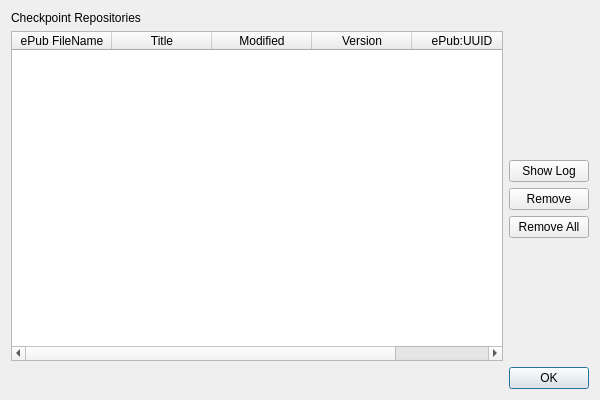
<?xml version="1.0" encoding="UTF-8"?>
<ui version="4.0">
 <class>ManageRepos</class>
 <widget class="QDialog" name="ManageRepos">
  <property name="geometry">
   <rect>
    <x>0</x>
    <y>0</y>
    <width>600</width>
    <height>400</height>
   </rect>
  </property>
  <property name="windowTitle">
   <string>Manage Checkpoint Repositories</string>
  </property>
  <layout class="QVBoxLayout" name="verticalLayout_2">
   <item>
    <layout class="QGridLayout" name="gridLayout_2" columnstretch="1,0">
     <item row="0" column="0">
      <widget class="QLabel" name="label">
       <property name="text">
        <string>Checkpoint Repositories</string>
       </property>
      </widget>
     </item>
     <item row="1" column="0" rowspan="5">
      <widget class="QTableWidget" name="repoTable">
       <property name="sizePolicy">
        <sizepolicy hsizetype="Expanding" vsizetype="Expanding">
         <horstretch>0</horstretch>
         <verstretch>1</verstretch>
        </sizepolicy>
       </property>
       <property name="sortingEnabled">
        <bool>true</bool>
       </property>
       <property name="editTriggers">
        <set>QAbstractItemView::NoEditTriggers</set>
       </property>
       <property name="alternatingRowColors">
        <bool>true</bool>
       </property>
       <property name="selectionMode">
        <enum>QAbstractItemView::SingleSelection</enum>
       </property>
       <property name="selectionBehavior">
        <enum>QAbstractItemView::SelectRows</enum>
       </property>
       <property name="wordWrap">
        <bool>true</bool>
       </property>
       <property name="cornerButtonEnabled">
        <bool>true</bool>
       </property>
       <attribute name="horizontalHeaderCascadingSectionResizes">
        <bool>true</bool>
       </attribute>
       <attribute name="horizontalHeaderHighlightSections">
        <bool>false</bool>
       </attribute>
       <attribute name="horizontalHeaderShowSortIndicator" stdset="0">
        <bool>false</bool>
       </attribute>
       <attribute name="verticalHeaderVisible">
        <bool>false</bool>
       </attribute>
       <attribute name="verticalHeaderCascadingSectionResizes">
        <bool>true</bool>
       </attribute>
       <column>
        <property name="text">
         <string>ePub FileName</string>
        </property>
       </column>
       <column>
        <property name="text">
         <string>Title</string>
        </property>
       </column>
       <column>
        <property name="text">
         <string>Modified</string>
        </property>
       </column>
       <column>
        <property name="text">
         <string>Version</string>
        </property>
       </column>
       <column>
        <property name="text">
         <string>ePub:UUID</string>
        </property>
       </column>
      </widget>
     </item>

     <item row="1" column="1">
      <spacer name="verticalSpacer">
       <property name="orientation">
        <enum>Qt::Vertical</enum>
       </property>
       <property name="sizeHint" stdset="0">
        <size>
         <width>20</width>
         <height>40</height>
        </size>
       </property>
      </spacer>
     </item>

     <item row="2" column="1">
      <widget class="QPushButton" name="logButton">
       <property name="text">
        <string>Show Log</string>
       </property>
      </widget>
     </item>

     <item row="3" column="1">
      <widget class="QPushButton" name="removeButton">
       <property name="text">
        <string>Remove</string>
       </property>
      </widget>
     </item>

     <item row="4" column="1">
      <widget class="QPushButton" name="removeAllButton">
       <property name="text">
        <string>Remove All</string>
       </property>
      </widget>
     </item>

     <item row="5" column="1">
      <spacer name="verticalSpacer_2">
       <property name="orientation">
        <enum>Qt::Vertical</enum>
       </property>
       <property name="sizeHint" stdset="0">
        <size>
         <width>20</width>
         <height>40</height>
        </size>
       </property>
      </spacer>
     </item>

    </layout>
   </item>

   <item>
    <widget class="QDialogButtonBox" name="buttonBox">
     <property name="orientation">
      <enum>Qt::Horizontal</enum>
     </property>
     <property name="standardButtons">
      <set>QDialogButtonBox::Ok</set>
     </property>
    </widget>
   </item>

  </layout>
 </widget>

 <layoutdefault spacing="6" margin="11"/>
 <resources/>
 <connections>
  <connection>
   <sender>buttonBox</sender>
   <signal>accepted()</signal>
   <receiver>ManageRepos</receiver>
   <slot>accept()</slot>
   <hints>
    <hint type="sourcelabel">
     <x>257</x>
     <y>290</y>
    </hint>
    <hint type="destinationlabel">
     <x>157</x>
     <y>274</y>
    </hint>
   </hints>
  </connection>
 </connections>
</ui>
